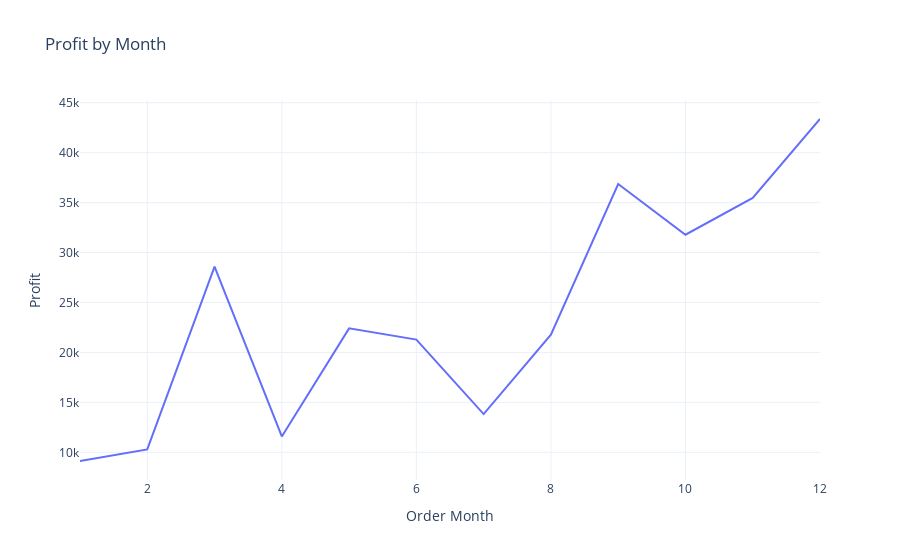

Source (notebook cell):
### Code cell
profit_by_month=df.groupby('Order Month')['Profit'].sum().reset_index()
fig=px.line(profit_by_month,x='Order Month',y='Profit',title='Profit by Month')
fig.show()

### Figure 1 — Plotly figure (JSON) as saved in the notebook; plotly's stock layout.template omitted (floating-point values rounded to 4 significant figures)
{"data": [{"hovertemplate": "Order Month=%{x}<br>Profit=%{y}<extra></extra>", "legendgroup": "", "line": {"color": "#636efa", "dash": "solid"}, "marker": {"symbol": "circle"}, "mode": "lines", "name": "", "orientation": "v", "showlegend": false, "type": "scatter", "x": [1, 2, 3, 4, 5, 6, 7, 8, 9, 10, 11, 12], "xaxis": "x", "y": [9134.0, 10290.0, 28590.0, 11590.0, 22410.0, 21290.0, 13830.0, 21780.0, 36860.0, 31780.0, 35470.0, 43370.0], "yaxis": "y"}], "layout": {"autosize": true, "legend": {"tracegroupgap": 0}, "title": {"text": "Profit by Month"}, "xaxis": {"anchor": "y", "autorange": true, "domain": [0, 1], "range": [1, 12], "title": {"text": "Order Month"}, "type": "linear"}, "yaxis": {"anchor": "x", "autorange": true, "domain": [0, 1], "range": [7233.0, 45270.0], "title": {"text": "Profit"}, "type": "linear"}}}
